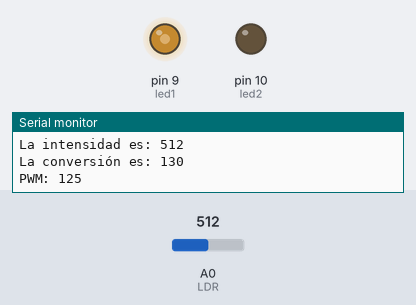
Bench run of a sketch on a simulated Arduino Uno, built with avr-gcc and run on an emulated ATmega328P. Parts: output pins drawn as LEDs (lit = HIGH), the last lines printed to the serial monitor. The inputs (shaded band) are chosen by the test bench; at power-on: A0 (LDR) = 512.

Above: at 1.8 s.
1.9 s: A0 (LDR) set to 1023
At 2.7 s:
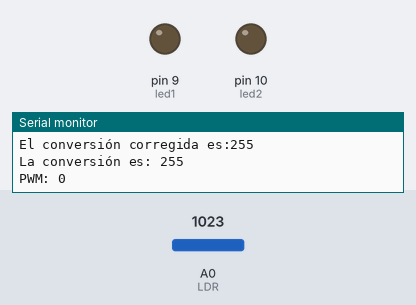
3.5 s: A0 (LDR) set to 900
5.5 s: A0 (LDR) set to 306
At 6.8 s:
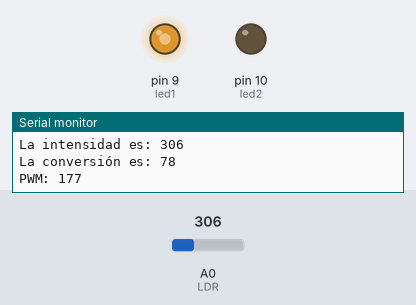
7.5 s: A0 (LDR) set to 245
At 8.4 s:
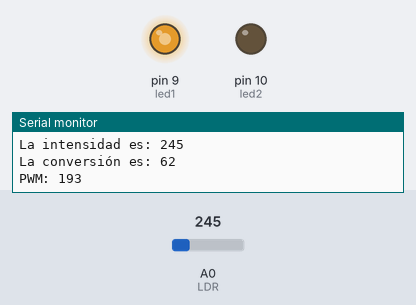
9.5 s: A0 (LDR) set to 511
At 11.2 s:
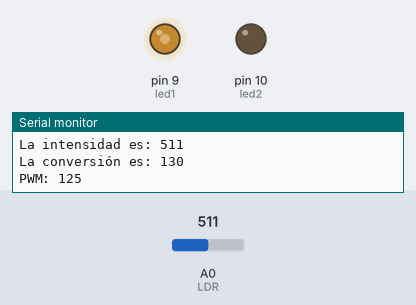
Timing chart, 0 to 12.5 s (numbered marks = the images above; inputs shaded):
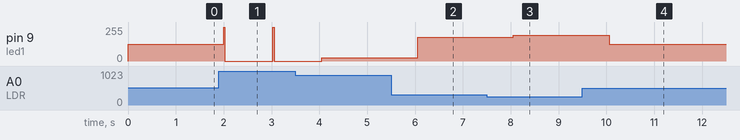

The sketch:

LDR_PWM.ino
```cpp
int LDR = 0;  // Pin analógico A0
long intensidadLuz = 0;  // Variable donde se almacena lo que lee el pin analógico
int led1 = 9;
int led2 = 10;
void setup() {
  Serial.begin(9600);
  pinMode(led1, OUTPUT);
  pinMode(led2, OUTPUT);

}

void loop() {
  intensidadLuz = analogRead(LDR);
  Serial.print("La intensidad es: ");
  Serial.println(intensidadLuz);

  int conversion = intensidadLuz * 255/1000;

  if (conversion > 255) {
  conversion = 255;
  Serial.println("El conversión corregida es:" + String(conversion));

}
  int PWM = 255 - conversion;
  analogWrite(led1, conversion);
  Serial.println("La conversión es: " + String(conversion));
  Serial.println("PWM: " + String (PWM));
  analogWrite(led1, PWM);
  delay(1000);


}
```

Measured:
- after the input at 1.9 s, pin 9 (led1): 125/255 → 0/255 after 0.10 s
- after the input at 5.5 s, pin 9 (led1): 26/255 → 177/255 after 0.56 s
- after the input at 7.5 s, pin 9 (led1): 177/255 → 193/255 after 0.56 s
- after the input at 9.5 s, pin 9 (led1): 193/255 → 125/255 after 0.56 s
